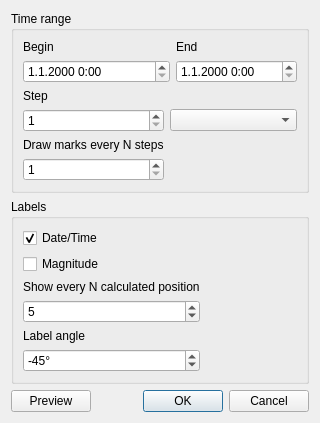
<?xml version="1.0" encoding="UTF-8"?>
<ui version="4.0">
 <class>CObjTracking</class>
 <widget class="QDialog" name="CObjTracking">
  <property name="geometry">
   <rect>
    <x>0</x>
    <y>0</y>
    <width>311</width>
    <height>394</height>
   </rect>
  </property>
  <property name="windowTitle">
   <string>Object tracking</string>
  </property>
  <layout class="QVBoxLayout" name="verticalLayout_2">
   <item>
    <layout class="QVBoxLayout" name="verticalLayout">
     <item>
      <widget class="QGroupBox" name="groupBox">
       <property name="title">
        <string>Time range</string>
       </property>
       <layout class="QGridLayout" name="gridLayout">
        <item row="2" column="0">
         <widget class="QLabel" name="label_3">
          <property name="text">
           <string>Step</string>
          </property>
         </widget>
        </item>
        <item row="1" column="0" colspan="2">
         <widget class="QDateTimeEdit" name="dateTimeEdit">
          <property name="maximumDateTime">
           <datetime>
            <hour>23</hour>
            <minute>59</minute>
            <second>59</second>
            <year>3000</year>
            <month>12</month>
            <day>31</day>
           </datetime>
          </property>
          <property name="minimumDateTime">
           <datetime>
            <hour>0</hour>
            <minute>0</minute>
            <second>0</second>
            <year>1790</year>
            <month>9</month>
            <day>14</day>
           </datetime>
          </property>
          <property name="minimumDate">
           <date>
            <year>1790</year>
            <month>9</month>
            <day>14</day>
           </date>
          </property>
          <property name="displayFormat">
           <string>d.M.yyyy H:mm</string>
          </property>
         </widget>
        </item>
        <item row="3" column="1" colspan="2">
         <widget class="QComboBox" name="comboBox"/>
        </item>
        <item row="0" column="0" colspan="2">
         <widget class="QLabel" name="label">
          <property name="text">
           <string>Begin</string>
          </property>
         </widget>
        </item>
        <item row="4" column="0">
         <spacer name="verticalSpacer_2">
          <property name="orientation">
           <enum>Qt::Vertical</enum>
          </property>
          <property name="sizeHint" stdset="0">
           <size>
            <width>20</width>
            <height>40</height>
           </size>
          </property>
         </spacer>
        </item>
        <item row="1" column="2">
         <widget class="QDateTimeEdit" name="dateTimeEdit_2">
          <property name="displayFormat">
           <string>d.M.yyyy H:mm</string>
          </property>
         </widget>
        </item>
        <item row="3" column="0">
         <widget class="QSpinBox" name="spinBox">
          <property name="minimum">
           <number>1</number>
          </property>
          <property name="maximum">
           <number>1000</number>
          </property>
         </widget>
        </item>
        <item row="0" column="2">
         <widget class="QLabel" name="label_2">
          <property name="text">
           <string>End</string>
          </property>
         </widget>
        </item>
        <item row="1" column="3">
         <spacer name="horizontalSpacer_3">
          <property name="orientation">
           <enum>Qt::Horizontal</enum>
          </property>
          <property name="sizeHint" stdset="0">
           <size>
            <width>40</width>
            <height>20</height>
           </size>
          </property>
         </spacer>
        </item>
        <item row="6" column="0">
         <widget class="QSpinBox" name="spinBox_4">
          <property name="minimum">
           <number>1</number>
          </property>
          <property name="maximum">
           <number>999</number>
          </property>
         </widget>
        </item>
        <item row="5" column="0">
         <widget class="QLabel" name="label_6">
          <property name="text">
           <string>Draw marks every N steps</string>
          </property>
         </widget>
        </item>
       </layout>
      </widget>
     </item>
     <item>
      <widget class="QGroupBox" name="groupBox_2">
       <property name="title">
        <string>Labels</string>
       </property>
       <layout class="QGridLayout" name="gridLayout_2">
        <item row="0" column="0">
         <widget class="QCheckBox" name="checkBox">
          <property name="text">
           <string>Date/Time</string>
          </property>
          <property name="checked">
           <bool>true</bool>
          </property>
         </widget>
        </item>
        <item row="6" column="0">
         <spacer name="verticalSpacer">
          <property name="orientation">
           <enum>Qt::Vertical</enum>
          </property>
          <property name="sizeHint" stdset="0">
           <size>
            <width>20</width>
            <height>40</height>
           </size>
          </property>
         </spacer>
        </item>
        <item row="3" column="0">
         <widget class="QSpinBox" name="spinBox_2">
          <property name="suffix">
           <string/>
          </property>
          <property name="minimum">
           <number>1</number>
          </property>
          <property name="maximum">
           <number>100</number>
          </property>
          <property name="value">
           <number>5</number>
          </property>
         </widget>
        </item>
        <item row="2" column="0">
         <widget class="QLabel" name="label_4">
          <property name="text">
           <string>Show every N calculated position</string>
          </property>
         </widget>
        </item>
        <item row="1" column="0">
         <widget class="QCheckBox" name="checkBox_2">
          <property name="text">
           <string>Magnitude</string>
          </property>
         </widget>
        </item>
        <item row="4" column="0">
         <widget class="QLabel" name="label_5">
          <property name="text">
           <string>Label angle</string>
          </property>
         </widget>
        </item>
        <item row="5" column="0">
         <widget class="QSpinBox" name="spinBox_3">
          <property name="suffix">
           <string>°</string>
          </property>
          <property name="minimum">
           <number>-90</number>
          </property>
          <property name="maximum">
           <number>90</number>
          </property>
          <property name="singleStep">
           <number>5</number>
          </property>
          <property name="value">
           <number>-45</number>
          </property>
         </widget>
        </item>
        <item row="3" column="1">
         <spacer name="horizontalSpacer_2">
          <property name="orientation">
           <enum>Qt::Horizontal</enum>
          </property>
          <property name="sizeHint" stdset="0">
           <size>
            <width>40</width>
            <height>20</height>
           </size>
          </property>
         </spacer>
        </item>
       </layout>
      </widget>
     </item>
     <item>
      <layout class="QHBoxLayout" name="horizontalLayout_2">
       <item>
        <widget class="QPushButton" name="pushButton_3">
         <property name="text">
          <string>Preview</string>
         </property>
        </widget>
       </item>
       <item>
        <spacer name="horizontalSpacer">
         <property name="orientation">
          <enum>Qt::Horizontal</enum>
         </property>
         <property name="sizeHint" stdset="0">
          <size>
           <width>40</width>
           <height>20</height>
          </size>
         </property>
        </spacer>
       </item>
       <item>
        <widget class="QPushButton" name="pushButton_2">
         <property name="text">
          <string>OK</string>
         </property>
         <property name="default">
          <bool>true</bool>
         </property>
        </widget>
       </item>
       <item>
        <widget class="QPushButton" name="pushButton">
         <property name="text">
          <string>Cancel</string>
         </property>
        </widget>
       </item>
      </layout>
     </item>
    </layout>
   </item>
  </layout>
 </widget>
 <resources/>
 <connections/>
</ui>
